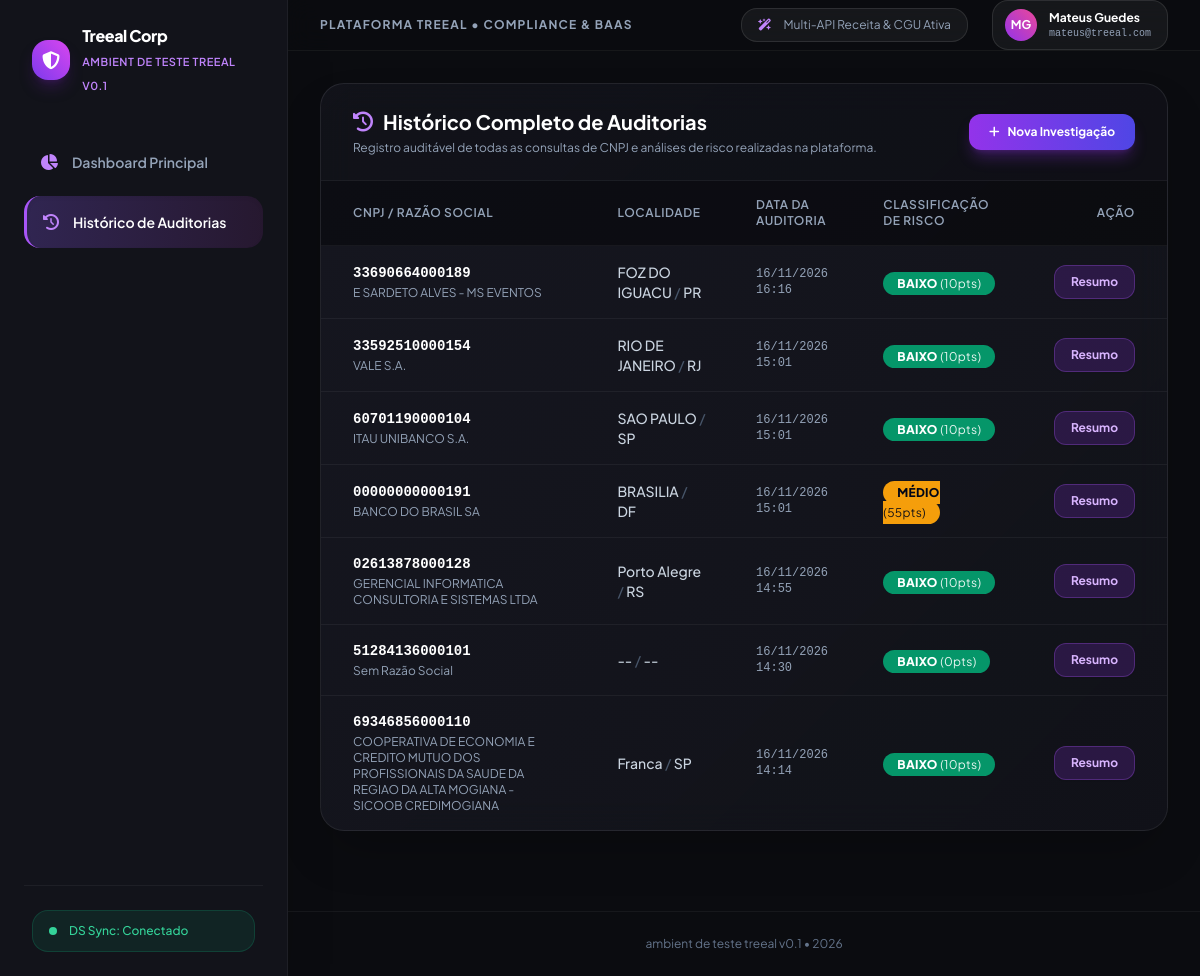
/historico/, run on an earlier commit of the app's database.
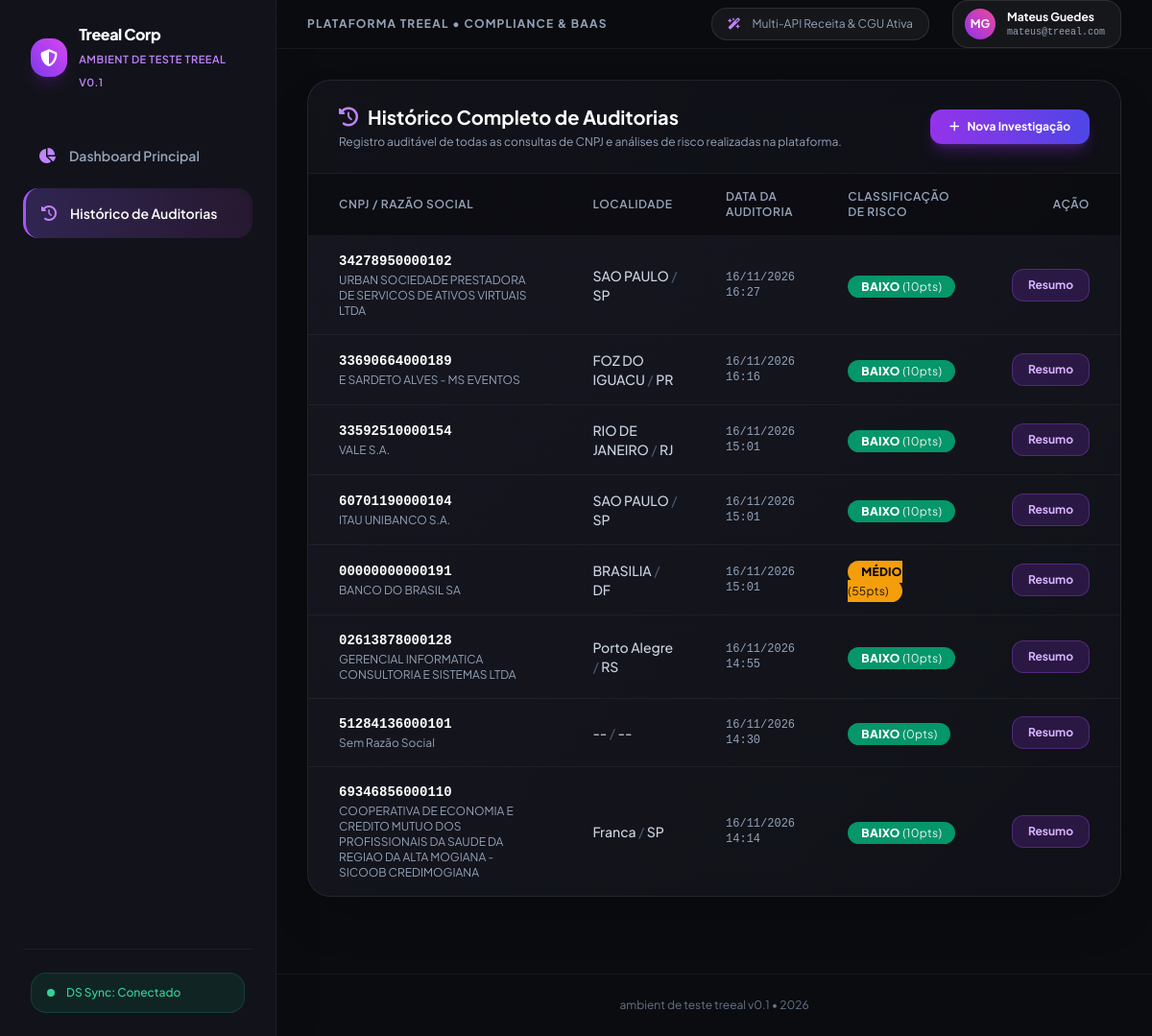
And on a later commit of the database.
### corporate_intel/models.py (models this page shows, shortened)
class EmpresaConsulta(models.Model):
    cnpj = models.CharField(max_length=14, unique=True, db_index=True)
    razao_social = models.CharField(max_length=255, blank=True, null=True)
    nome_fantasia = models.CharField(max_length=255, blank=True, null=True)
    situacao = models.CharField(max_length=50, blank=True, null=True)
    data_abertura = models.CharField(max_length=20, blank=True, null=True)
    capital_social = models.DecimalField(max_digits=15, decimal_places=2, default=0.0)
    natureza_juridica = models.CharField(max_length=255, blank=True, null=True)
    atividade_principal = models.TextField(blank=True, null=True)
    logradouro = models.CharField(max_length=255, blank=True, null=True)
    numero = models.CharField(max_length=50, blank=True, null=True)
    bairro = models.CharField(max_length=100, blank=True, null=True)
    municipio = models.CharField(max_length=100, blank=True, null=True)
    uf = models.CharField(max_length=2, blank=True, null=True)
    cep = models.CharField(max_length=10, blank=True, null=True)
    email = models.EmailField(blank=True, null=True)
    telefone = models.CharField(max_length=50, blank=True, null=True)
    socios = models.JSONField(default=list, blank=True)
    metodos_pagamento = models.JSONField(default=list, blank=True)
    compliance_processos = models.JSONField(default=dict, blank=True)
    risk_score = models.IntegerField(default=0)  # 0 a 100
    risk_level = models.CharField(max_length=20, default='BAIXO') # BAIXO, MÉDIO, ALTO
    motivos_risco = models.TextField(blank=True, null=True)
    criado_em = models.DateTimeField(auto_now_add=True)
    atualizado_em = models.DateTimeField(auto_now=True)

### corporate_intel/views.py (the view)
# urls.py: path('historico/', views.historico_view, name='historico'),
def historico_view(request):
    empresas = EmpresaConsulta.objects.all().order_by('-criado_em')
    context = {
        'empresas': empresas
    }
    return render(request, 'corporate_intel/historico.html', context)

### templates/corporate_intel/historico.html (shortened to what this page needs)
{% extends 'base.html' %}
{% block content %}
<div class="glass-card rounded-3xl shadow-2xl overflow-hidden mb-12">
    <div class="px-8 py-6 border-b border-white/5 flex flex-col sm:flex-row justify-between items-start sm:items-center gap-4 bg-black/20">
        <div>
            <h1 class="text-xl font-bold text-white flex items-center">
                <i class="fa-solid fa-history mr-2.5 text-purple-400"></i> Histórico Completo de Auditorias
            </h1>
            <p class="text-xs text-slate-400 mt-1">Registro auditável de todas as consultas de CNPJ e análises de risco realizadas na plataforma.</p>
        </div>
        <a href="{% url 'dashboard' %}" class="bg-gradient-to-r from-purple-600 to-indigo-600 hover:from-purple-500 hover:to-indigo-500 text-white px-5 py-2.5 rounded-xl text-xs font-bold transition flex items-center space-x-2 shadow-lg shadow-purple-600/30">
            <i class="fa-solid fa-plus"></i>
            <span>Nova Investigação</span>
        </a>
    </div>
    <div class="overflow-x-auto">
        <table class="w-full text-left border-collapse">
            <thead>
                <tr class="bg-black/40 text-slate-400 text-xs uppercase tracking-wider border-b border-white/5">
                    <th class="py-4 px-8 font-semibold">CNPJ / Razão Social</th>
                    <th class="py-4 px-6 font-semibold">Localidade</th>
                    <th class="py-4 px-6 font-semibold">Data da Auditoria</th>
                    <th class="py-4 px-6 font-semibold">Classificação de Risco</th>
                    <th class="py-4 px-8 font-semibold text-right">Ação</th>
                </tr>
            </thead>
            <tbody class="divide-y divide-white/5 text-sm">
                {% for emp in empresas %}
                <tr class="hover:bg-white/5 transition">
                    <td class="py-4 px-8">
                        <span class="font-mono font-bold text-white block text-sm">{{ emp.cnpj }}</span>
                        <span class="text-xs text-slate-400 block mt-0.5">{{ emp.razao_social|default:"Sem Razão Social" }}</span>
                    </td>
                    <td class="py-4 px-6 text-slate-300 font-medium">
                        {{ emp.municipio|default:"--" }} <span class="text-slate-600">/</span> {{ emp.uf|default:"--" }}
                    </td>
                    <td class="py-4 px-6 text-slate-400 text-xs font-mono">
                        {{ emp.criado_em|date:"d/m/Y H:i" }}
                    </td>
                    <td class="py-4 px-6">
                        <span class="px-3.5 py-1 text-xs rounded-full font-extrabold tracking-wide {% if emp.risk_level == 'ALTO' %}bg-red-600 text-white{% elif emp.risk_level == 'MÉDIO' %}bg-amber-500 text-slate-950{% else %}bg-emerald-600 text-white{% endif %}">
                            {{ emp.risk_level }} <span class="font-normal opacity-90">({{ emp.risk_score }}pts)</span>
                        </span>
                    </td>
                    <td class="py-4 px-8 text-right">
                        <a href="{% url 'detalhes_empresa' emp.pk %}" class="bg-purple-600/20 hover:bg-purple-600 text-purple-300 hover:text-white px-4 py-2 rounded-xl text-xs font-bold transition border border-purple-500/30 inline-flex items-center space-x-1.5 shadow-sm">
                            <span>Resumo</span>
                        </a>
                    </td>
                </tr>
                {% empty %}
                <tr>
                    <td colspan="5" class="py-16 text-center text-slate-500">
                        Nenhuma auditoria registrada no histórico.
                    </td>
                </tr>
                {% endfor %}
            </tbody>
        </table>
    </div>
</div>
{% endblock %}

What changed in the data, as far as the page shows it:
added EmpresaConsulta: cnpj "34278950000102", razao_social "URBAN SOCIEDADE PRESTADORA DE SERVICOS DE ATIVOS VIRTUAIS LTDA", municipio "SAO PAULO", uf "SP", criado_em "16/11/2026 16:27", risk_level "BAIXO", risk_score "10"
